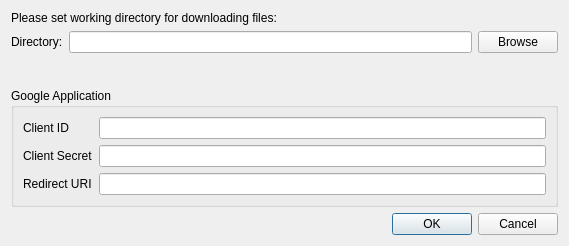
<?xml version="1.0" encoding="UTF-8"?>
<ui version="4.0">
 <class>SettingsDialog</class>
 <widget class="QDialog" name="SettingsDialog">
  <property name="geometry">
   <rect>
    <x>0</x>
    <y>0</y>
    <width>569</width>
    <height>246</height>
   </rect>
  </property>
  <property name="windowTitle">
   <string>Settings</string>
  </property>
  <layout class="QGridLayout" name="gridLayout_2">
   <item row="0" column="0">
    <widget class="QLabel" name="infoLabel">
     <property name="locale">
      <locale language="English" country="UnitedStates"/>
     </property>
     <property name="text">
      <string>Please set working directory for downloading files:</string>
     </property>
    </widget>
   </item>
   <item row="2" column="0">
    <spacer name="verticalSpacer">
     <property name="orientation">
      <enum>Qt::Vertical</enum>
     </property>
     <property name="sizeHint" stdset="0">
      <size>
       <width>20</width>
       <height>15</height>
      </size>
     </property>
    </spacer>
   </item>
   <item row="3" column="0" colspan="2">
    <widget class="QGroupBox" name="groupBox">
     <property name="title">
      <string>Google Application</string>
     </property>
     <layout class="QGridLayout" name="gridLayout">
      <item row="0" column="0">
       <widget class="QLabel" name="label_2">
        <property name="text">
         <string>Client ID</string>
        </property>
       </widget>
      </item>
      <item row="0" column="1">
       <widget class="QLineEdit" name="clientIdLineEdit"/>
      </item>
      <item row="1" column="0">
       <widget class="QLabel" name="label_3">
        <property name="text">
         <string>Client Secret</string>
        </property>
       </widget>
      </item>
      <item row="1" column="1">
       <widget class="QLineEdit" name="clientSecretLineEdit"/>
      </item>
      <item row="2" column="0">
       <widget class="QLabel" name="label_4">
        <property name="text">
         <string>Redirect URI</string>
        </property>
       </widget>
      </item>
      <item row="2" column="1">
       <widget class="QLineEdit" name="redirectUriLineEdit"/>
      </item>
     </layout>
    </widget>
   </item>
   <item row="4" column="1">
    <widget class="QDialogButtonBox" name="buttonBox">
     <property name="orientation">
      <enum>Qt::Horizontal</enum>
     </property>
     <property name="standardButtons">
      <set>QDialogButtonBox::Cancel|QDialogButtonBox::Ok</set>
     </property>
    </widget>
   </item>
   <item row="1" column="0" colspan="2">
    <layout class="QHBoxLayout" name="horizontalLayout">
     <item>
      <widget class="QLabel" name="label">
       <property name="text">
        <string>Directory:</string>
       </property>
      </widget>
     </item>
     <item>
      <widget class="QLineEdit" name="directoryLineEdit">
       <property name="locale">
        <locale language="English" country="UnitedStates"/>
       </property>
       <property name="maxLength">
        <number>32765</number>
       </property>
       <property name="readOnly">
        <bool>true</bool>
       </property>
      </widget>
     </item>
     <item>
      <widget class="QPushButton" name="browseButton">
       <property name="text">
        <string>Browse</string>
       </property>
      </widget>
     </item>
    </layout>
   </item>
  </layout>
 </widget>
 <resources/>
 <connections>
  <connection>
   <sender>buttonBox</sender>
   <signal>accepted()</signal>
   <receiver>SettingsDialog</receiver>
   <slot>accept()</slot>
   <hints>
    <hint type="sourcelabel">
     <x>248</x>
     <y>254</y>
    </hint>
    <hint type="destinationlabel">
     <x>157</x>
     <y>274</y>
    </hint>
   </hints>
  </connection>
  <connection>
   <sender>buttonBox</sender>
   <signal>rejected()</signal>
   <receiver>SettingsDialog</receiver>
   <slot>reject()</slot>
   <hints>
    <hint type="sourcelabel">
     <x>316</x>
     <y>260</y>
    </hint>
    <hint type="destinationlabel">
     <x>286</x>
     <y>274</y>
    </hint>
   </hints>
  </connection>
 </connections>
</ui>
